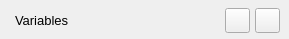
   <widget class="QWidget" name="variableContents">
    <property name="geometry">
     <rect>
      <x>0</x>
      <y>0</y>
      <width>289</width>
      <height>39</height>
     </rect>
    </property>
    <widget class="QLabel" name="variableLabel">
     <property name="geometry">
      <rect>
       <x>15</x>
       <y>0</y>
       <width>81</width>
       <height>41</height>
      </rect>
     </property>
     <property name="font">
      <font>
       <pointsize>10</pointsize>
      </font>
     </property>
     <property name="text">
      <string>Variables</string>
     </property>
    </widget>
    <widget class="QPushButton" name="variableAddButton">
     <property name="geometry">
      <rect>
       <x>225</x>
       <y>8</y>
       <width>25</width>
       <height>25</height>
      </rect>
     </property>
     <property name="text">
      <string/>
     </property>
     <property name="iconSize">
      <size>
       <width>24</width>
       <height>24</height>
      </size>
     </property>
    </widget>
    <widget class="QPushButton" name="variableDeleteButton">
     <property name="geometry">
      <rect>
       <x>255</x>
       <y>8</y>
       <width>25</width>
       <height>25</height>
      </rect>
     </property>
     <property name="text">
      <string/>
     </property>
     <property name="iconSize">
      <size>
       <width>24</width>
       <height>24</height>
      </size>
     </property>
    </widget>
   </widget>
